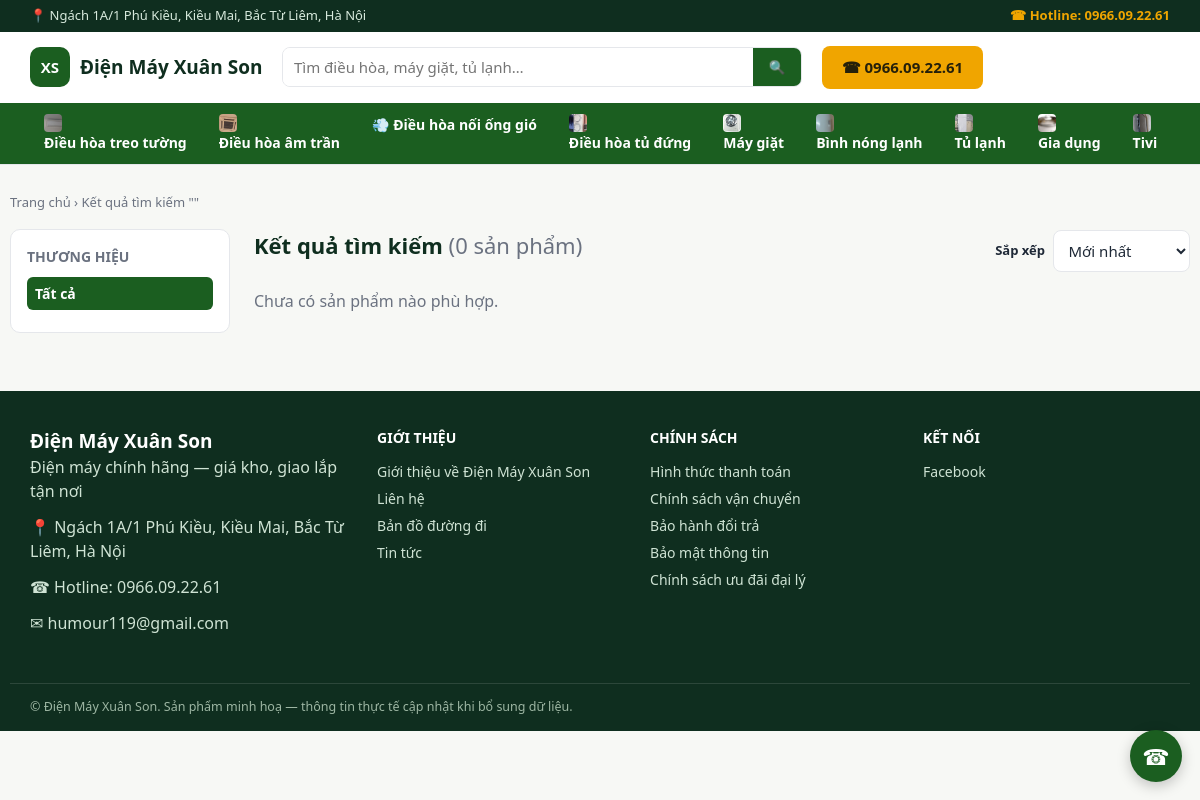
The app's page /tim-kiem with its own data.
### tables this page shows
CREATE TABLE categories (
    id INTEGER PRIMARY KEY AUTOINCREMENT,
    name TEXT NOT NULL,
    slug TEXT NOT NULL UNIQUE,
    icon TEXT DEFAULT '',
    sort_order INTEGER DEFAULT 0
);

### app.py (the view)
@app.route("/tim-kiem")
def search_page():
    q = request.args.get("q", "").strip()
    page = max(1, request.args.get("page", 1, type=int))
    products, total = db.list_products(q=q, page=page, per_page=PER_PAGE) if q else ([], 0)
    pages = max(1, (total + PER_PAGE - 1) // PER_PAGE)
    return render_template(
        "category.html", category=None, products=products,
        brands=db.list_brands_for_search(q) if q else [],
        total=total, page=page, pages=pages, brand_id=None, sort="new",
        search_q=q,
    )

### app.py (called while the page is built)
@app.before_request
def load_common():
    g.settings = db.load_settings()
    g.nav_categories = db.list_categories()

@app.context_processor
def inject_globals():
    return {"settings": g.settings, "nav_categories": g.nav_categories}

### db.py (called while the page is built)
@contextmanager
def get_conn():
    conn = sqlite3.connect(DB_PATH)
    conn.row_factory = sqlite3.Row
    conn.execute("PRAGMA foreign_keys = ON")
    try:
        yield conn
        conn.commit()
    finally:
        conn.close()

def load_settings() -> dict:
    try:
        with open(SETTINGS_PATH, encoding="utf-8") as f:
            data = json.load(f)
        merged = dict(DEFAULT_SETTINGS)
        merged.update(data)
        return merged
    except (OSError, json.JSONDecodeError):
        return dict(DEFAULT_SETTINGS)

def list_categories(conn=None):
    if conn is not None:
        return conn.execute(
            "SELECT * FROM categories ORDER BY sort_order, name"
        ).fetchall()
    with get_conn() as c:
        return c.execute("SELECT * FROM categories ORDER BY sort_order, name").fetchall()

### templates/category.html (shortened to what this page needs)
{% extends "base.html" %}
{% from "_macros.html" import product_card %}
{% set extra_args = extra_args|default({}) %}
{% block content %}
<div class="wrap section">
  <nav class="breadcrumb">
    <a href="{{ url_for('home') }}">Trang chủ</a> ›
    {% if category %}<span>{{ category.name }}</span>{% else %}<span>Kết quả tìm kiếm "{{ search_q }}"</span>{% endif %}
  </nav>
  <div class="category-layout">
    <aside class="filters">
      <h3>Thương hiệu</h3>
      <ul class="filter-list">
        <li><a class="{{ 'active' if not brand_id else '' }}"
               href="?{% if sort %}sort={{ sort }}{% endif %}">Tất cả</a></li>
      </ul>
    </aside>
    <div class="listing">
      <div class="listing-head">
        <h1 class="section-title">{{ category.name if category else 'Kết quả tìm kiếm' }}{% if filter_label %} — {{ filter_label }}{% endif %}
          <span class="muted">({{ total }} sản phẩm)</span></h1>
        <form method="get" class="sort-form">
          <label>Sắp xếp
            <select name="sort" onchange="this.form.submit()">
              <option value="new" {{ 'selected' if sort=='new' }}>Mới nhất</option>
            </select>
          </label>
        </form>
      </div>
      {% if products %}
      <div class="grid">
        {% for p in products %}{{ product_card(p) }}{% endfor %}
      </div>
      {% if pages > 1 %}
      <div class="pagination">
        {% for i in range(1, pages + 1) %}
          <a class="{{ 'active' if i == page else '' }}"
             href="?page={{ i }}{% if brand_id %}&brand={{ brand_id }}{% endif %}{% if sort %}&sort={{ sort }}{% endif %}{% if search_q %}&q={{ search_q }}{% endif %}{% for k, v in extra_args.items() %}&{{ k }}={{ v }}{% endfor %}">{{ i }}</a>
        {% endfor %}
      </div>
      {% endif %}
      {% else %}
      <p class="muted">Chưa có sản phẩm nào phù hợp.</p>
      {% endif %}
    </div>
  </div>
</div>
{% endblock %}

### templates/base.html (shortened to what this page needs)
{% from "_macros.html" import cat_icon %}
<!doctype html>
<html lang="vi">
<head>
<link rel="stylesheet" href="{{ url_for('static', filename='css/style.css') }}">
</head>
<body>
<div class="topbar">
  <div class="wrap topbar-inner">
    <span>📍 {{ settings.address }}</span>
    <a href="tel:{{ settings.hotline|replace('.', '') }}" class="topbar-hotline">☎ Hotline: {{ settings.hotline }}</a>
  </div>
</div>
<header class="site-header">
  <div class="wrap header-inner">
    <a href="{{ url_for('home') }}" class="brand">
      <span class="brand-mark">XS</span>
      <span class="brand-name">{{ settings.company_name }}</span>
    </a>
    <form class="search-form" action="{{ url_for('search_page') }}" method="get">
      <input type="text" name="q" placeholder="Tìm điều hòa, máy giặt, tủ lạnh…" value="{{ search_q|default('') }}">
      <button type="submit" aria-label="Tìm kiếm">🔍</button>
    </form>
    <a href="tel:{{ settings.hotline|replace('.', '') }}" class="btn btn-gold header-cta">☎ {{ settings.hotline }}</a>
  </div>
  <nav class="category-nav">
    <div class="wrap category-nav-inner">
      {% for c in nav_categories %}
        <a href="{{ url_for('category_page', slug=c.slug) }}">{{ cat_icon(c.icon, c.name) }} {{ c.name }}</a>
      {% endfor %}
      <a href="{{ url_for('about_page') }}">Giới thiệu &amp; Liên hệ</a>
    </div>
  </nav>
</header>
<main>
{% block content %}{% endblock %}
</main>
<footer class="site-footer">
  <div class="wrap footer-inner">
    <div>
      <div class="brand-name footer-brand">{{ settings.company_name }}</div>
      <p>{{ settings.tagline }}</p>
      <p>📍 {{ settings.address }}</p>
      <p>☎ Hotline: <a href="tel:{{ settings.hotline|replace('.', '') }}">{{ settings.hotline }}</a></p>
      {% if settings.email %}<p>✉ {{ settings.email }}</p>{% endif %}
    </div>
    <div>
      <div class="footer-title">Giới thiệu</div>
      <ul class="footer-links">
        <li><a href="{{ url_for('about_page') }}">Giới thiệu về {{ settings.company_name }}</a></li>
        <li><a href="{{ url_for('about_page') }}#lien-he">Liên hệ</a></li>
        <li><a href="{{ url_for('about_page') }}#ban-do">Bản đồ đường đi</a></li>
        <li><a href="{{ url_for('article_list_page') }}">Tin tức</a></li>
      </ul>
    </div>
    <div>
      <div class="footer-title">Chính sách</div>
      <ul class="footer-links">
        <li><a href="{{ url_for('policy_page', slug='thanh-toan') }}">Hình thức thanh toán</a></li>
        <li><a href="{{ url_for('policy_page', slug='van-chuyen') }}">Chính sách vận chuyển</a></li>
        <li><a href="{{ url_for('policy_page', slug='bao-hanh') }}">Bảo hành đổi trả</a></li>
        <li><a href="{{ url_for('policy_page', slug='bao-mat') }}">Bảo mật thông tin</a></li>
        <li><a href="{{ url_for('policy_page', slug='dai-ly') }}">Chính sách ưu đãi đại lý</a></li>
      </ul>
    </div>
    <div>
      <div class="footer-title">Kết nối</div>
      <ul class="footer-links">
        {% if settings.facebook %}<li><a href="{{ settings.facebook }}" target="_blank" rel="noopener">Facebook</a></li>{% endif %}
      </ul>
    </div>
  </div>
  <div class="wrap footer-bottom">© {{ settings.company_name }}. Sản phẩm minh hoạ — thông tin thực tế cập nhật khi bổ sung dữ liệu.</div>
</footer>
<div class="floating-contact">
  <a href="tel:{{ settings.hotline|replace('.', '') }}" class="floating-btn floating-call" title="Gọi hotline">☎</a>
</div>
</body>
</html>

### templates/_macros.html (shortened to what this page needs)
{% macro cat_icon(icon, alt, cls="") %}
{% if icon and '/' in icon %}
  <img class="cat-icon-img {{ cls }}" src="{{ url_for('static', filename=icon) }}" alt="{{ alt }}" loading="lazy">
{% else %}
  {{ icon|default('📦') }}
{% endif %}
{% endmacro %}

### static/css/style.css (style rules this page uses)
:root { --green-900:#0f2e1f; --green-700:#1b5e20; --green-600:#2e7d32; --green-50:#eef7ee; --gold-500:#f0a500; --gold-600:#d78f00; --bg:#f7f8f5; --card:#ffffff; --text:#1f2937; --muted:#6b7280; --border:#e5e7eb; --danger:#dc2626; --success:#15803d; --radius:10px; }
* { box-sizing:border-box }
html,body { margin:0;padding:0 }
body { font-family:"Segoe UI",Roboto,Arial,sans-serif; background:var(--bg); color:var(--text); line-height:1.5; }
a { color:inherit;text-decoration:none }
img { max-width:100%;display:block }
h1,h2,h3 { margin:0 0 .5em }
p { margin:0 0 .75em }
ul { margin:0;padding:0;list-style:none }
.wrap { max-width:1180px;margin:0 auto;padding:0 20px }
.muted { color:var(--muted);font-weight:400 }
.btn { display:inline-flex;align-items:center;justify-content:center;gap:.4em; border:none;border-radius:8px;padding:.7em 1.3em;font-size:15px;font-weight:600; cursor:pointer;transition:filter .15s ease; }
.btn-gold { background:var(--gold-500);color:#25200a }
label { display:block;margin-bottom:.75em;font-size:14px;color:var(--text);font-weight:600 }
input,select,textarea { width:100%;margin-top:.3em;padding:.6em .7em;border:1px solid var(--border); border-radius:8px;font-size:15px;font-family:inherit;background:#fff;color:var(--text); }
.topbar { background:var(--green-900);color:#d7e9dc;font-size:13px }
.topbar-inner { display:flex;justify-content:space-between;align-items:center;padding:6px 20px;gap:12px;flex-wrap:wrap }
.topbar-hotline { color:var(--gold-500);font-weight:700 }
.site-header { background:#fff;border-bottom:1px solid var(--border);position:sticky;top:0;z-index:20 }
.header-inner { display:flex;align-items:center;gap:20px;padding:14px 20px }
.brand { display:flex;align-items:center;gap:10px;flex-shrink:0 }
.brand-mark { background:var(--green-700);color:#fff;font-weight:800;font-size:15px; width:40px;height:40px;border-radius:10px;display:flex;align-items:center;justify-content:center; }
.brand-name { font-weight:800;font-size:19px;color:var(--green-900) }
.footer-brand { color:#fff }
.search-form { flex:1;display:flex;max-width:520px;border:1.5px solid var(--border);border-radius:8px;overflow:hidden }
.search-form input { border:none;margin:0;border-radius:0 }
.search-form button { border:none;background:var(--green-700);color:#fff;padding:0 16px;cursor:pointer }
.header-cta { flex-shrink:0 }
.category-nav { background:var(--green-700) }
.category-nav-inner { display:flex;gap:4px;overflow-x:auto }
.category-nav-inner a { color:#fff;padding:11px 14px;font-size:14px;font-weight:600;white-space:nowrap }
.category-nav-inner a img.cat-icon-img { width:18px;height:18px;object-fit:cover;border-radius:4px;vertical-align:-4px;margin-right:2px }
.section { padding:28px 0 }
.section-title { font-size:22px;color:var(--green-900) }
.breadcrumb { font-size:13px;color:var(--muted);margin-bottom:16px }
.category-layout { display:grid;grid-template-columns:220px 1fr;gap:24px;align-items:start }
.filters { background:#fff;border:1px solid var(--border);border-radius:var(--radius);padding:16px }
.filters h3 { font-size:14px;text-transform:uppercase;color:var(--muted);margin-bottom:10px }
.filter-list li { margin-bottom:6px }
.filter-list a { display:block;padding:6px 8px;border-radius:6px;font-size:14px }
.filter-list a.active { background:var(--green-700);color:#fff;font-weight:600 }
.listing-head { display:flex;justify-content:space-between;align-items:center;flex-wrap:wrap;gap:10px;margin-bottom:16px }
.sort-form label { display:flex;align-items:center;gap:8px;font-size:13px;margin:0 }
.sort-form select { width:auto;margin:0 }
.floating-contact { position:fixed;right:18px;bottom:18px;display:flex;flex-direction:column;gap:10px;z-index:50 }
.floating-btn { width:52px;height:52px;border-radius:50%;display:flex;align-items:center;justify-content:center; font-size:22px;box-shadow:0 4px 14px rgba(0,0,0,.22);color:#fff; }
.floating-call { background:var(--green-700) }
.site-footer { background:var(--green-900);color:#cfe3d4;margin-top:30px }
.footer-inner { display:grid;grid-template-columns:1.3fr 1fr 1fr 1fr;gap:26px;padding:36px 20px }
.footer-title { font-weight:700;color:#fff;margin-bottom:10px;font-size:14px;text-transform:uppercase }
.footer-links li { padding:3px 0;font-size:14px }
.footer-bottom { border-top:1px solid rgba(255,255,255,.12);padding:14px 20px;font-size:12.5px;color:#9db6a3 }
.site-footer a { color:#cfe3d4 }

### records on screen
categories: icon (picture), name "Điều hòa treo tường"
categories: icon (picture), name "Điều hòa âm trần"
categories: icon "💨", name "Điều hòa nối ống gió"
categories: icon (picture), name "Điều hòa tủ đứng"
categories: icon (picture), name "Máy giặt"
categories: icon (picture), name "Bình nóng lạnh"
categories: icon (picture), name "Tủ lạnh"
categories: icon (picture), name "Gia dụng"
categories: icon (picture), name "Tivi"

### other values on screen
{{ settings.address }} "Ngách 1A/1 Phú Kiều, Kiều Mai, Bắc Từ Liêm, Hà Nội"
{{ settings.hotline }} "0966.09.22.61"
{{ settings.company_name }} "Điện Máy Xuân Son"
{{ category.name if category else 'Kết quả tìm kiếm' }} "Kết quả tìm kiếm"
{{ total }} "0"
{{ settings.tagline }} "Điện máy chính hãng — giá kho, giao lắp tận nơi"
{{ settings.email }} "humour119@gmail.com"
